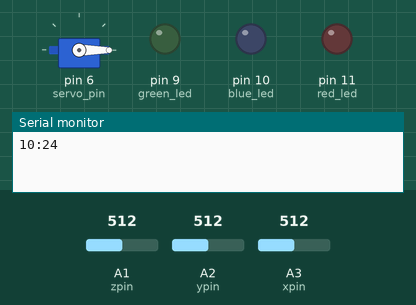
This sketch was run on a simulated Arduino Uno, built with avr-gcc and run on an emulated ATmega328P. Shown: servo, output pins drawn as LEDs (lit = HIGH), the last lines printed to the serial monitor. The inputs (shaded band) are chosen by the test bench; at power-on: A1 (zpin) = 512, A2 (ypin) = 512, A3 (xpin) = 512. The local clock reads 2024-03-15 10:24:30 at power-on unless the sketch sets it.

Above: at 0.1 s.
At 20.3 s:
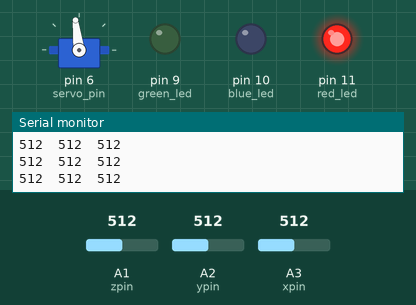
Timing chart, 0 to 21.8 s (numbered marks = the images above):
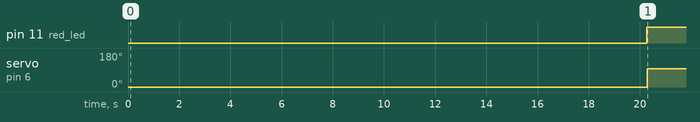

Measured:
- by itself, pin 11 (red_led): LOW → HIGH at 20.3 s
- by itself, servo on pin 6 (servo_pin): 0° → 97° at 20.3 s

The sketch:

Accel_5.ino
```cpp
#include <math.h>
#include <Wire.h>
#include "DS3231.h"
#include <Servo.h>

int servo_pin = 6;
Servo servo;
int servo_angle = 0;

RTClib RTC;

// these constants describe the pins. They won't change:
const int xpin = A3;                  // x-axis of the accelerometer
const int ypin = A2;                  // y-axis
const int zpin = A1;                  // z-axis (only on 3-axis models)

const int red_led = 11;
const int blue_led = 10;
const int green_led = 9;

// 2-dimensional array collecting accleration data of x, y, z
const int xyz_size = 20;
int xyz[xyz_size][3] = {0};
// 3-element Array for standard deviation
float xyz_sd[3] = {0};
// Parking-sleep mode starts when it's measured twice in a row
int measured_as_parked_once = 1;

void setup()
{
  // initialize the serial communications:
  Serial.begin(9600);

  Wire.begin();

  servo.attach(servo_pin);
  servo.write(0);

  //Make sure the analog-to-digital converter takes its reference voltage from
  // the AREF pin
  analogReference(EXTERNAL);

  pinMode(xpin, INPUT);
  pinMode(ypin, INPUT);
  pinMode(zpin, INPUT);
  pinMode(green_led, OUTPUT);
  pinMode(red_led, OUTPUT);
  pinMode(blue_led, OUTPUT);
}

/*
 * Measure accleration once a sec.
 * Measure as much as the size of xyz array.
*/
void measure_accleration(){
  int i = 0;
  for(i = 0; i < xyz_size; i++) {
    xyz[i][0] = analogRead(xpin);
    //add a small delay between pin readings.  I read that you should
    //do this but haven't tested the importance
    delay(1);
    xyz[i][1] = analogRead(ypin);
    delay(1);
    xyz[i][2] = analogRead(zpin);
    delay(1000);
  }
}

int get_sum(int a){
  int sum = 0;
  int i = 0;
  for(i = 0; i < xyz_size; i++) {
    sum += xyz[i][a];
  }
  return sum;
}

/*
 * How to get deviation:
 * 1. Get the Mean - simple average
 * 2. For each item, subtract the Mean and square the result.
 * 3. Get the average of those squared results. (= Variance)
 * 4. Standard Deviation = Sqrt(Variance)
*/
void get_deviation(){
  // Get mean for x, y, and z separately

  int x_mean = get_sum(0) / xyz_size;
  int y_mean = get_sum(1) / xyz_size;
  int z_mean = get_sum(2) / xyz_size;

  int x_variance = 0;
  int y_variance = 0;
  int z_variance = 0;

  // Sum up (each value - Mean)^2
  int i = 0;
  for(i = 0; i < xyz_size; i++) {
    x_variance += pow(xyz[i][0] - x_mean, 2);
    y_variance += pow(xyz[i][1] - y_mean, 2);
    z_variance += pow(xyz[i][2] - z_mean, 2);
  }

  // Get average/variance
  x_variance /= xyz_size;
  y_variance /= xyz_size;
  z_variance /= xyz_size;

  xyz_sd[0] = sqrt(x_variance);
  xyz_sd[1] = sqrt(y_variance);
  xyz_sd[2] = sqrt(z_variance);
}

void print_xyz(){
  int i = 0;
  for(i = 0; i < xyz_size; i++){
    //Serial.print("x: %d  y: %d  z: %d", xyz[i][0], xyz[i][1], xyz[i][2]);
    Serial.print(xyz[i][0]);
    Serial.print("\t");
    Serial.print(xyz[i][1]);
    Serial.print("\t");
    Serial.print(xyz[i][2]);
    Serial.print("\n");
  }
}

/*
 * As a parameter, it gets a 2-d array (I'm using a global variable now)
 * e.g. [(x, y, z), (x2, y2, z2), (x3, y3, z3), (x4, y4, z4)]
 * Get deviation. If deviation < x then return True.
*/
boolean is_parked(){
  measure_accleration();
  get_deviation();
  print_xyz();
  Serial.print("Standard Deviation: ");
  Serial.print(xyz_sd[0]);
  Serial.print("\t");
  Serial.print(xyz_sd[1]);
  Serial.print("\t");
  Serial.print(xyz_sd[2]);
  Serial.print("\n");
  if(xyz_sd[0] + xyz_sd[1] + xyz_sd[2] < 30) {
    return true;
  }else{
    return false;
  }
}

/*
 * h: hour, m: minute
 * e.g. ser_servo_time(6, 25);
 * Sets the clock to 6:25
*/
void set_servo_time(int h, int m){
  int cur_time = floor(170.0 / (24 * 60) * (h * 60 + m));
  Serial.print("Current angle:");
  Serial.print(cur_time);
  Serial.print("\n");
  servo.write(170 - cur_time);
}

void led_control(int red_value, int green_value, int blue_value){
  analogWrite(red_led, red_value);
  analogWrite(green_led, green_value);
  analogWrite(blue_led, blue_value);
}

void loop(){

  DateTime now = RTC.now();
  Serial.print(now.hour(), DEC);
  Serial.print(':');
  Serial.print(now.minute(), DEC);

  Serial.print("\n");


  // If the car is driving, wait for 40 seconds
  // i.e. when driving, measure once a minute
  if(is_parked() == false){
    /* Parker might have been moved by accident.
     * Don't turn on the driving mode yet.
     * Check once more. */
    if(measured_as_parked_once == 1){
      measured_as_parked_once = 0;
      Serial.print("The car seems to be driving\n Check once again\n");
    }else{
    led_control(0, 255, 0);
    delay(1000);
    //delay(40000);

    Serial.print("The car is driving\n");
    }
  }else{
    if(measured_as_parked_once == 1){
      // If the car is parked, measure every 4 min.
      led_control(255, 0, 0);
      set_servo_time(now.hour(), now.minute());
      delay(1000);
      Serial.print("The car is parked\n");

      //delay(240000);
    }else{
      measured_as_parked_once = 1;
      Serial.print("The car seems to be parked\n");
      Serial.print("Check once again\n");
    }
  }
}
```
